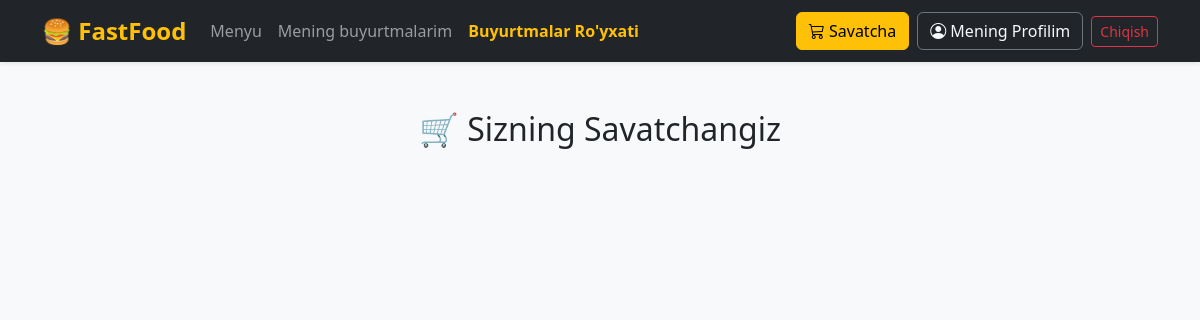
The page /cart/ (signed in) on the database as committed earlier.
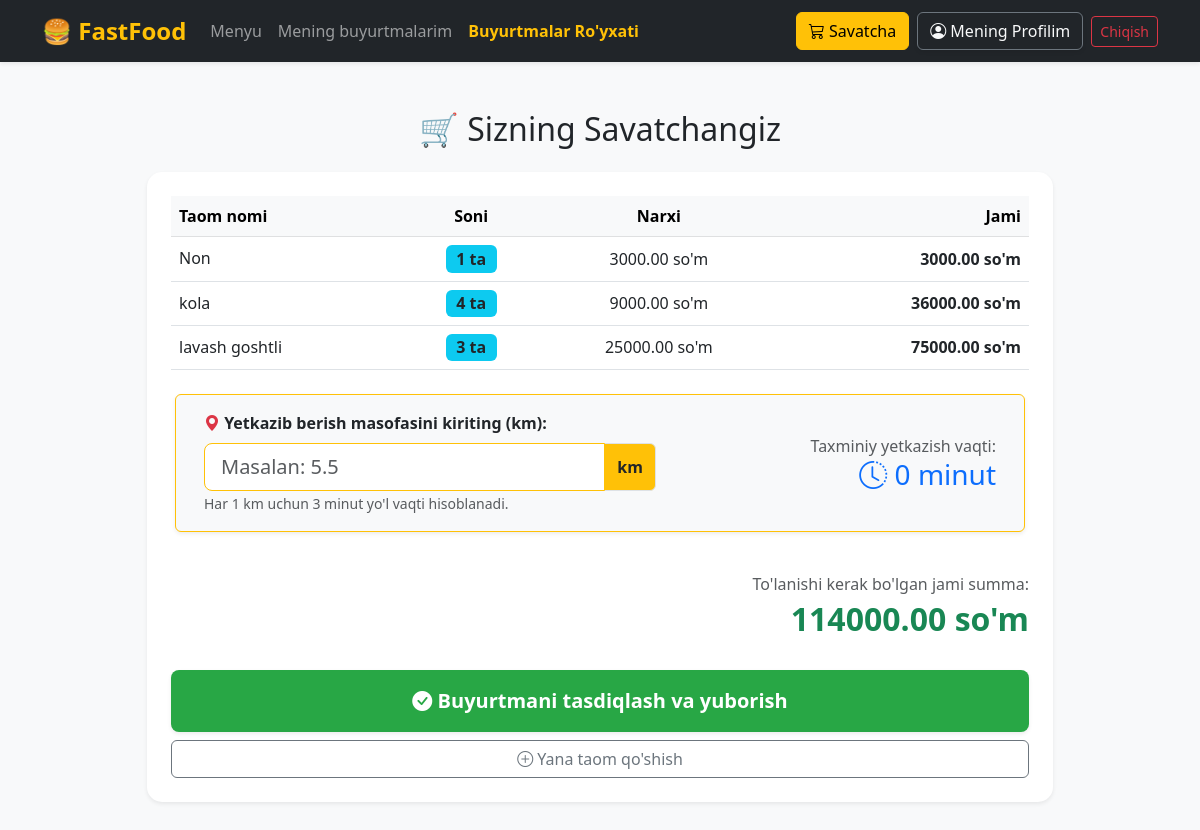
The same page on the database as committed later.
### order/models.py (models this page shows, shortened)
class OrderItem(models.Model):
    order = models.ForeignKey(Order, related_name='items', on_delete=models.CASCADE)
    dish = models.ForeignKey(Dish, on_delete=models.CASCADE)
    quantity = models.PositiveIntegerField(default=1)
    @property
    def get_item_total(self):
        return self.dish.price * self.quantity

class Order(models.Model):
    STATUS_CHOICES = [
        ('cart', 'Savatda'),
        ('pending', 'Kutilmoqda (Tasdiqlangan)'),
        ('ready', 'Tayyor'),
        ('delivered', 'Yetkazildi')
    ]
    default = 'cart'  # Mahsulot qo'shilganda avval savatga tushadi
    customer = models.ForeignKey(settings.AUTH_USER_MODEL, on_delete=models.CASCADE)
    distance_km = models.FloatField(default=0.0, help_text="Masofa (km)")
    created_at = models.DateTimeField(auto_now_add=True)
    status = models.CharField(max_length=20, choices=STATUS_CHOICES, default='cart')
    @property
    def get_total_price(self):
        return sum(item.get_item_total for item in self.items.all())

### dish/models.py (models this page shows, shortened)
class Dish(models.Model):
    name = models.CharField(max_length=200)
    description = models.TextField()
    price = models.DecimalField(max_digits=10, decimal_places=2)
    image = models.ImageField(upload_to='dishes/', blank=True, null=True)
    is_available = models.BooleanField(default=True)

### order/views.py (the view)
# urls.py: path('cart/', views.view_cart, name='view_cart'),
def view_cart(request):
    order = Order.objects.filter(customer=request.user, status='cart').first()
    return render(request, 'cart.html', {'order': order})

### templates/cart.html (shortened to what this page needs)
{% extends 'base.html' %}
{% block content %}
<div class="container mt-5">
    <div class="row justify-content-center">
        <div class="col-md-10">
            <h2 class="text-center mb-4">🛒 Sizning Savatchangiz</h2>
            {% if order and order.items.all %}
            <div class="card shadow-sm border-0">
                <div class="card-body p-4">
                    <table class="table table-hover align-middle">
                        <thead class="table-light">
                            <tr>
                                <th>Taom nomi</th>
                                <th class="text-center">Soni</th>
                                <th class="text-center">Narxi</th>
                                <th class="text-end">Jami</th>
                            </tr>
                        </thead>
                        <tbody>
                            {% for item in order.items.all %}
                            <tr>
                                <td>
                                    <h6 class="mb-0">{{ item.dish.name }}</h6>
                                </td>
                                <td class="text-center">
                                    <span class="badge bg-info text-dark fs-6">{{ item.quantity }} ta</span>
                                </td>
                                <td class="text-center">{{ item.dish.price }} so'm</td>
                                <td class="text-end fw-bold">{{ item.get_item_total }} so'm</td>
                            </tr>
                            {% endfor %}
                        </tbody>
                    </table>
                    <div class="row mt-4 p-3 bg-light rounded mx-1 border border-warning shadow-sm">
                        <div class="col-md-7">
                            <label for="distance_input" class="form-label fw-bold">
                                <i class="bi bi-geo-alt-fill text-danger"></i> Yetkazib berish masofasini kiriting (km):
                            </label>
                            <div class="input-group">
                                <input type="number" step="0.1" id="distance_input" name="distance_km"
                                       form="checkout-form" class="form-control form-control-lg border-warning"
                                       placeholder="Masalan: 5.5" required min="0.1">
                                <span class="input-group-text bg-warning fw-bold">km</span>
                            </div>
                            <small class="text-muted">Har 1 km uchun 3 minut yo'l vaqti hisoblanadi.</small>
                        </div>
                        <div class="col-md-5 text-end d-flex flex-column justify-content-center">
                            <p class="text-muted mb-0">Taxminiy yetkazish vaqti:</p>
                            <h3 class="text-primary mb-0">
                                <i class="bi bi-clock-history"></i> <span id="realtime_delivery_time">0</span> minut
                            </h3>
                        </div>
                    </div>
                    <div class="row mt-4 pt-3">
                        <div class="col-md-12 text-end">
                            <p class="text-muted mb-1">To'lanishi kerak bo'lgan jami summa:</p>
                            <h2 class="text-success fw-bold">{{ order.get_total_price }} so'm</h2>
                        </div>
                    </div>
                    <div class="d-grid gap-2 mt-4">
                        <form id="checkout-form" action="{% url 'checkout' %}" method="POST">
                            <button type="submit" class="btn btn-success btn-lg w-100 shadow-sm py-3">
                                <i class="bi bi-check-circle-fill"></i> Buyurtmani tasdiqlash va yuborish
                            </button>
                        </form>
                        <a href="{% url 'dish_list' %}" class="btn btn-outline-secondary">
                            <i class="bi bi-plus-circle"></i> Yana taom qo'shish
                        </a>
                    </div>
                </div>
            </div>
            {% endif %}
        </div>
    </div>
</div>
{% endblock %}

### templates/base.html (shortened to what this page needs)
<!DOCTYPE html>
<html lang="uz">
<head>
    <link href="https://cdn.jsdelivr.net/npm/bootstrap@5.3.0/dist/css/bootstrap.min.css" rel="stylesheet">
    <link rel="stylesheet" href="https://cdn.jsdelivr.net/npm/bootstrap-icons@1.10.0/font/bootstrap-icons.css">
</head>
<body>
    <nav class="navbar navbar-expand-lg navbar-dark bg-dark shadow-sm mb-4">
        <div class="container">
            <a class="navbar-brand" href="{% url 'dish_list' %}">🍔 FastFood</a>
            <div class="collapse navbar-collapse" id="navbarNav">
                <ul class="navbar-nav me-auto">
                    <li class="nav-item">
                        <a class="nav-link {% if 'menu' in request.path %}active{% endif %}" href="{% url 'dish_list' %}">Menyu</a>
                    </li>
                    <li class="nav-item">
                        <a class="nav-link {% if 'my-orders' in request.path %}active{% endif %}" href="{% url 'my_orders' %}">Mening buyurtmalarim</a>
                    </li>
                    {% if user.role == 'ADMIN' or user.role == 'WAITER' %}
                    <li class="nav-item">
                        <a class="nav-link fw-bold text-warning" href="{% url 'waiter_dashboard' %}">Buyurtmalar Ro'yxati</a>
                    </li>
                    {% endif %}
                </ul>
                <div class="d-flex align-items-center gap-2">
                    {% if user.is_authenticated %}
                        <a href="{% url 'view_cart' %}" class="btn btn-warning position-relative">
                            <i class="bi bi-cart3"></i> Savatcha
                        </a>
                        <a href="{% url 'profile' %}" class="btn btn-outline-light d-none d-sm-inline shadow-sm border-secondary">
                            <i class="bi bi-person-circle"></i> {{ 'Mening Profilim'}}
                        </a>
                        <form action="{% url 'logout' %}" method="post" class="m-0">
                            <button type="submit" class="btn btn-outline-danger btn-sm">Chiqish</button>
                        </form>
                    {% else %}
                        <a href="{% url 'login' %}" class="btn btn-primary btn-sm">Kirish</a>
                    {% endif %}
                </div>
            </div> </div> </nav> <main class="container pb-5">
        {% block content %}{% endblock %}
    </main>
</body>
</html>

### templates/base.html (style rules this page uses)
body { background-color: #f8f9fa; min-height: 100vh; }
.navbar-brand { font-weight: bold; font-size: 1.5rem; color: #ffc107 !important; }
.nav-link { font-weight: 500; }
main { min-height: 80vh; }

### templates/cart.html (style rules this page uses)
.card { border-radius: 15px; }
.table th { border-top: none; }
.btn-success { background-color: #28a745; border: none; font-weight: bold; }

Rows that differ between the two databases and show on the page:
added OrderItem: dish.name "Non", quantity "1", dish.price "3000.00", get_item_total "3000.00"
added OrderItem: dish.name "kola", quantity "4", dish.price "9000.00", get_item_total "36000.00"
added OrderItem: dish.name "lavash goshtli", quantity "3", dish.price "25000.00", get_item_total "75000.00"
added Order: get_total_price "114000.00"
Other text that changed with them:
text now shown: "Taom nomi Soni Narxi Jami Yetkazib berish masofasini kiriting (km): km Har 1 km uchun 3 minut yo'l vaqti hisoblanadi. Taxminiy yetkazish vaqti: 0 minut To'lanishi kerak bo'lgan jami summa: so'm Buyurtmani tasdiqlash va yuborish Yana taom qo'shish"
